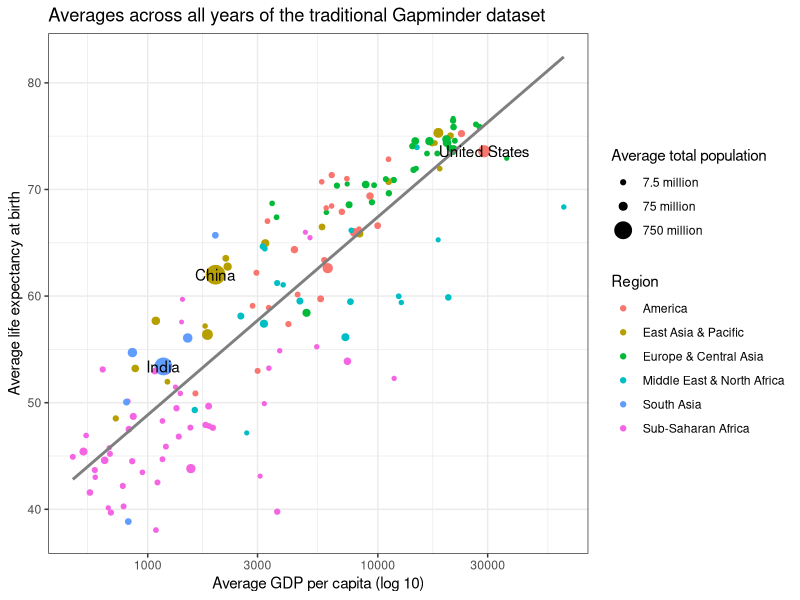

Generate this figure with R:
## ---- chunk 1

# Load required libraries

library(tidyverse)

## ---- chunk 2

# data comes from http://www.gapminder.org/

gap <- read_csv("../data/gapminder_avg.csv")
names(gap) <- make.names(names(gap), unique=TRUE)

## ---- chunk 3

ggplot(gap, aes(x=Average.GDP.per.capita, y=Average.Life.expectancy.at.birth)) +
  geom_point(aes(size=Average.Total.population, color=Region)) +
  scale_x_log10() + 
  labs(x="Average GDP per capita (log 10)", y="Average life expectancy at birth", title="Averages across all years of the traditional Gapminder dataset") +
  scale_size_continuous(name="Average total population", breaks=c(7500000,75000000,750000000),labels=c("7.5 million","75 million","750 million")) +
  geom_smooth(method="lm", se=FALSE, color="gray50") +
  geom_text(data=gap %>% filter(Average.Total.population>200000000), aes(label=Country)) +
  theme_bw()

